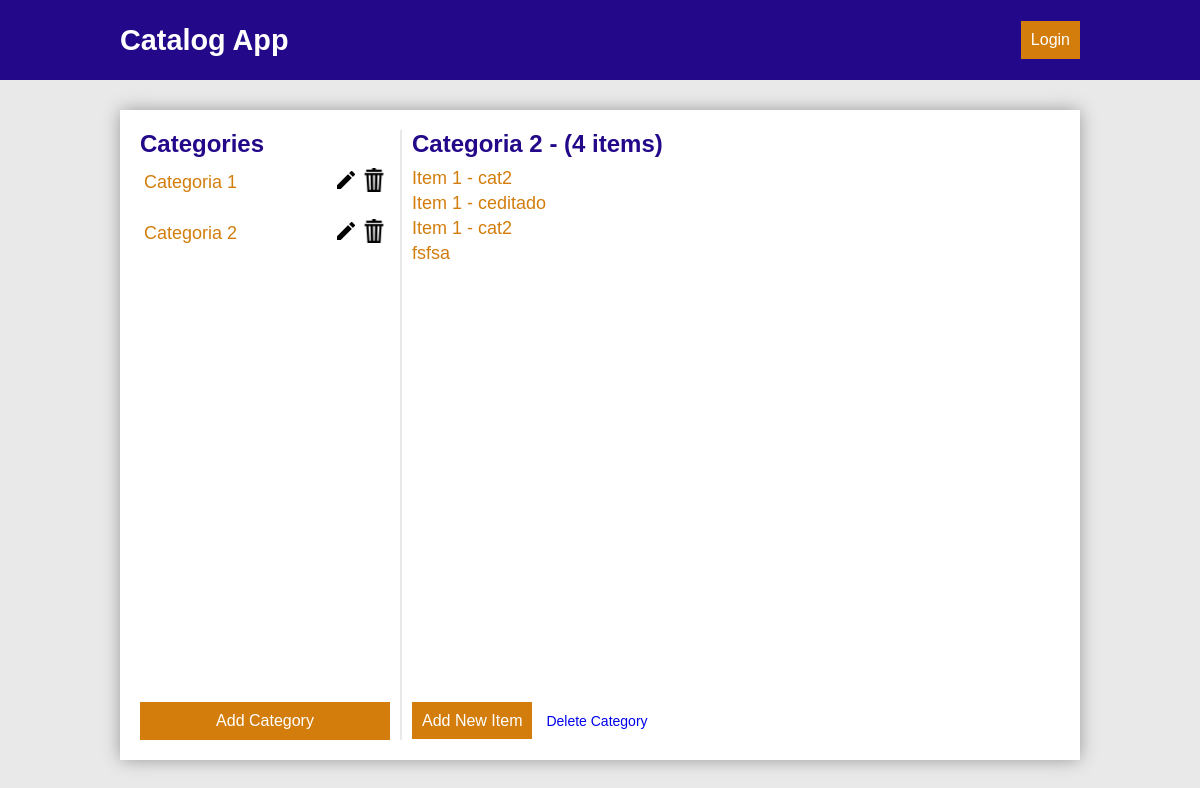
Screenshot of /catalog/Categoria 2/2/items with the database file from the repository.
### models.py (models this page shows, shortened)
class Category(Base):
    __tablename__ = 'category'
    id = Column(Integer, primary_key=True)
    title = Column(String(120), nullable=False)
    created_at = Column(TIMESTAMP, default=datetime.utcnow, nullable=False)
    updated_at = Column(TIMESTAMP, default=datetime.utcnow,
                        onupdate=datetime.utcnow, nullable=False)

class Item(Base):
    __tablename__ = 'item'
    id = Column(Integer, primary_key=True)
    title = Column(String(120), nullable=False)
    description = Column(String(400), nullable=False)
    created_at = Column(TIMESTAMP, default=datetime.utcnow, nullable=False)
    updated_at = Column(TIMESTAMP, default=datetime.utcnow,
                        onupdate=datetime.utcnow, nullable=False)
    categoryId = Column(Integer, ForeignKey('category.id'))
    category = relationship(Category)

### main.py (the view)
@app.route("/catalog/<string:categoryTitle>/<int:categoryId>/items")
def showCatalogItems(categoryTitle, categoryId):
    categories = session.query(Category).all()
    items = session.query(Item).order_by(
        Item.created_at).filter_by(categoryId=categoryId).all()
    category = session.query(Category).filter_by(id=categoryId).one()
    itemsCount = session.query(Item).filter_by(categoryId=categoryId).count()
    return render_template('items.html', categories=categories, items=items, itemsCount=itemsCount, category=category)

### templates/items.html
{% extends "layout.html" %} {% block title %}Index{% endblock %} {% block head %} {{ super() }} {% endblock %}{%block navbar%}{{
super() }}{%endblock%}{% block content %}
<aside id="side">
    <div>
        <h3>Categories</h3>
        <ul>
            {% for c in categories %}
            <li>
                <a href="{{url_for('showCatalogItems', categoryTitle = c.title, categoryId = c.id)}}" class="list-item">{{c.title}}</a>
                <a href="{{url_for('editCategory', categoryId = c.id)}}" class="icon">
                    <img src="{{url_for('static', filename='edit.png')}}" alt="">
                </a>
                <a href="{{url_for('deleteCategory', categoryId = c.id)}}" class="icon">
                    <img src="{{url_for('static', filename='delete.png')}}" alt="">
                </a>
            </li>
            {% endfor %}
        </ul>
    </div>
    <a href="{{url_for('newCategory')}}" class="btn btn-primary">Add Category</a>
</aside>
<div id="line"></div>
<article id="article" class="main">
    <div>
        <h2>{{category.title}} - ({{itemsCount}} items) </h2>
        <ul>
            {% for i in items %}
            <li>
                <a href="{{url_for('showItem', catalogItemId = i.category.id, itemId = i.id)}}" class="list">{{i.title}}
            </li>
            {% endfor %}
        </ul>
    </div>
    <div id="buttons">
        <a href="{{url_for('newItem')}}" class="btn btn-primary">Add New Item</a>
        <a href="{{url_for('deleteCategory', categoryId = category.id)}}" id="delete-category">Delete Category</a>
    </div>
</article>
{% endblock %}

### static/style.css (style rules this page uses)
* { box-sizing: border-box; margin: 0; font-family: Verdana, Geneva, Tahoma, sans-serif; }
body { background-color: #e9e9e9; }
ul { padding: 0; list-style-type: none; }
li a { font-size: 18px; text-decoration: none; display: block; color: #d37d0c; margin-bottom: 4px; }
.btn { border: 0em; color: #ffffff; padding: 10px 10px; font-size: 16px; text-decoration: none; color: #ffffff; text-align: center; }
.btn-primary { background-color: #d37d0c; }
.main { min-height: 75vh; }
.main h2 { font-size: 24px; color: #24088a; margin-bottom: 10px; }
.main { font-size: 14px; color: #383838; margin-bottom: 10px; }
#side { display: flex; justify-content: space-between; flex-direction: column; width: 250px; }
#side h3 { font-size: 24px; color: #24088a; margin-bottom: 6px; }
#side li { margin-bottom: 10px; padding: 4px; display: flex; align-items: center; }
#side .list-item { flex-grow: 1; }
#side .icon img { width: 24px; margin-left: 4px; }
#line { width: 2px; background-color: #cccccc73; margin: 0 10px; }
#article { flex-grow: 1; display: flex; justify-content: space-between; flex-direction: column; }
#delete-category { text-decoration: none; margin-left: 10px; }

### rows the page displays
Category: title "Categoria 1"
Category: title "Categoria 2"
Item: title "Item 1 - cat2"
Item: title "Item 1 - ceditado"
Item: title "Item 1 - cat2"
Item: title "fsfsa"

### other values shown
{{ itemsCount }} "4"
